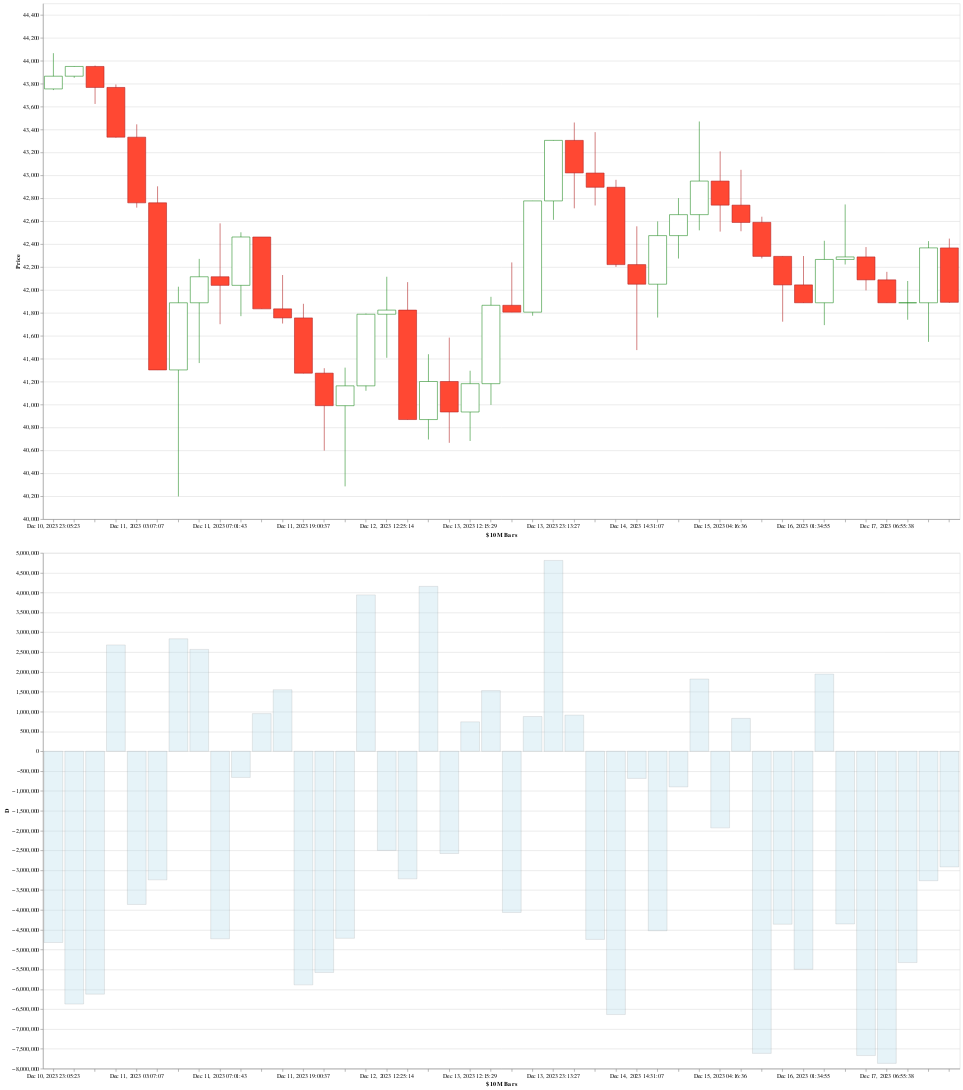

Notebook code cell kept with this figure:
### Code cell
def plot_deltas(df, y='D', width=800, height=400, **kwargs):
    return alt.Chart(df, width=width, height=height, **kwargs) \
              .mark_bar(fill='lightblue', stroke='grey', opacity=0.3, line=True) \
              .encode(
                  x=alt.X('yearmonthdatehoursminutesseconds(T):O', axis=alt.Axis(title='$10M Bars')),
                  y=y)

plot_dollar_candles(dfs['v'], width=1600, height=900) & \
plot_deltas(dfs['v'], width=1600, height=900)

### Figure 1 — Vega-Lite specification as saved in the notebook (floating-point values rounded to 4 significant figures)
{"config": {"view": {"continuousWidth": 300, "continuousHeight": 300}}, "vconcat": [{"layer": [{"mark": {"type": "rule"}, "encoding": {"color": {"condition": {"test": "datum.open <= datum.close", "value": "forestgreen"}, "value": "firebrick"}, "x": {"axis": {"title": "$10M Bars"}, "field": "T", "timeUnit": "yearmonthdatehoursminutesseconds", "type": "ordinal"}, "y": {"field": "low", "scale": {"zero": false}, "title": "Price", "type": "quantitative"}, "y2": {"field": "high"}}}, {"mark": {"type": "bar", "size": 31.27}, "encoding": {"color": {"condition": {"test": "datum.open <= datum.close", "value": "white"}, "value": "rgb(255, 72, 51)"}, "stroke": {"condition": {"test": "datum.open <= datum.close", "value": "forestgreen"}, "value": "firebrick"}, "x": {"axis": {"title": "$10M Bars"}, "field": "T", "timeUnit": "yearmonthdatehoursminutesseconds", "type": "ordinal"}, "y": {"field": "open", "type": "quantitative"}, "y2": {"field": "close"}}}], "height": 900, "width": 1600}, {"mark": {"type": "bar", "fill": "lightblue", "line": true, "opacity": 0.3, "stroke": "grey"}, "encoding": {"x": {"axis": {"title": "$10M Bars"}, "field": "T", "timeUnit": "yearmonthdatehoursminutesseconds", "type": "ordinal"}, "y": {"field": "D", "type": "quantitative"}}, "height": 900, "width": 1600}], "data": {"name": "data-1560cecbe6ee3b421d850548dd4aea34"}, "$schema": "https://vega.github.io/schema/vega-lite/v5.15.1.json", "datasets": {"data-1560cecbe6ee3b421d850548dd4aea34": [{"open": 43754, "high": 44066, "low": 43744, "close": 43865, "Q": 227.9, "V": 9999000.0, "V_buy": 2589000.0, "V_sell": 7410000.0, "T": "2023-12-10T23:05:23", "D": -4820000.0}, {"open": 43865, "high": 43951, "low": 43851, "close": 43950, "Q": 227.7, "V": 10000000.0, "V_buy": 1815000.0, "V_sell": 8186000.0, "T": "2023-12-10T23:08:11", "D": -6371000.0}, {"open": 43950, "high": 43958, "low": 43623, "close": 43767, "Q": 227.9, "V": 10000000.0, "V_buy": 1939000.0, "V_sell": 8061000.0, "T": "2023-12-11T01:29:06", "D": -6122000.0}, {"open": 43767, "high": 43793, "low": 43329, "close": 43333, "Q": 229.5, "V": 10000000.0, "V_buy": 6341000.0, "V_sell": 3660000.0, "T": "2023-12-11T02:08:34", "D": 2681000.0}, {"open": 43333, "high": 43445, "low": 42718, "close": 42760, "Q": 231.4, "V": 9999000.0, "V_buy": 3069000.0, "V_sell": 6930000.0, "T": "2023-12-11T03:07:07", "D": -3862000.0}, {"open": 42760, "high": 42904, "low": 41301, "close": 41302, "Q": 237.0, "V": 10000000.0, "V_buy": 3380000.0, "V_sell": 6620000.0, "T": "2023-12-11T03:12:56", "D": -3240000.0}, {"open": 41302, "high": 42028, "low": 40198, "close": 41888, "Q": 244.5, "V": 10000000.0, "V_buy": 6418000.0, "V_sell": 3582000.0, "T": "2023-12-11T03:13:55", "D": 2836000.0}, {"open": 41888, "high": 42271, "low": 41362, "close": 42115, "Q": 238.7, "V": 10000000.0, "V_buy": 6284000.0, "V_sell": 3716000.0, "T": "2023-12-11T04:14:01", "D": 2568000.0}, {"open": 42115, "high": 42581, "low": 41701, "close": 42040, "Q": 238.0, "V": 10000000.0, "V_buy": 2637000.0, "V_sell": 7363000.0, "T": "2023-12-11T07:01:43", "D": -4727000.0}, {"open": 42040, "high": 42503, "low": 41771, "close": 42462, "Q": 236.4, "V": 9999000.0, "V_buy": 4670000.0, "V_sell": 5329000.0, "T": "2023-12-11T12:22:23", "D": -659400.0}, {"open": 42462, "high": 42462, "low": 41835, "close": 41835, "Q": 237.9, "V": 10000000.0, "V_buy": 5475000.0, "V_sell": 4525000.0, "T": "2023-12-11T15:29:23", "D": 950600.0}, {"open": 41835, "high": 42130, "low": 41707, "close": 41756, "Q": 238.5, "V": 10000000.0, "V_buy": 5776000.0, "V_sell": 4225000.0, "T": "2023-12-11T17:00:01", "D": 1551000.0}, {"open": 41756, "high": 41879, "low": 41272, "close": 41274, "Q": 240.2, "V": 10000000.0, "V_buy": 2056000.0, "V_sell": 7944000.0, "T": "2023-12-11T19:00:37", "D": -5888000.0}, {"open": 41274, "high": 41317, "low": 40598, "close": 40990, "Q": 244.0, "V": 10000000.0, "V_buy": 2213000.0, "V_sell": 7788000.0, "T": "2023-12-11T20:11:48", "D": -5576000.0}, {"open": 40990, "high": 41322, "low": 40286, "close": 41163, "Q": 245.2, "V": 10000000.0, "V_buy": 2642000.0, "V_sell": 7357000.0, "T": "2023-12-11T22:28:29", "D": -4715000.0}, {"open": 41163, "high": 41794, "low": 41120, "close": 41788, "Q": 241.7, "V": 10000000.0, "V_buy": 6972000.0, "V_sell": 3029000.0, "T": "2023-12-12T01:55:36", "D": 3943000.0}, {"open": 41788, "high": 42115, "low": 41408, "close": 41824, "Q": 239.2, "V": 10000000.0, "V_buy": 3750000.0, "V_sell": 6250000.0, "T": "2023-12-12T12:25:14", "D": -2499000.0}, {"open": 41824, "high": 42068, "low": 40869, "close": 40869, "Q": 241.2, "V": 9999000.0, "V_buy": 3392000.0, "V_sell": 6607000.0, "T": "2023-12-12T18:34:58", "D": -3215000.0}, {"open": 40869, "high": 41439, "low": 40695, "close": 41201, "Q": 242.9, "V": 10000000.0, "V_buy": 7079000.0, "V_sell": 2921000.0, "T": "2023-12-12T22:48:12", "D": 4158000.0}, {"open": 41201, "high": 41584, "low": 40666, "close": 40935, "Q": 243.3, "V": 10000000.0, "V_buy": 3712000.0, "V_sell": 6288000.0, "T": "2023-12-13T03:34:21", "D": -2577000.0}, {"open": 40935, "high": 41295, "low": 40682, "close": 41182, "Q": 243.7, "V": 10000000.0, "V_buy": 5371000.0, "V_sell": 4629000.0, "T": "2023-12-13T12:15:29", "D": 742400.0}, {"open": 41182, "high": 41940, "low": 40997, "close": 41866, "Q": 240.1, "V": 10000000.0, "V_buy": 5765000.0, "V_sell": 4235000.0, "T": "2023-12-13T16:21:46", "D": 1530000.0}, {"open": 41866, "high": 42240, "low": 41806, "close": 41806, "Q": 238.7, "V": 10000000.0, "V_buy": 2969000.0, "V_sell": 7031000.0, "T": "2023-12-13T17:44:34", "D": -4063000.0}, {"open": 41806, "high": 42777, "low": 41775, "close": 42777, "Q": 236.7, "V": 10000000.0, "V_buy": 5438000.0, "V_sell": 4562000.0, "T": "2023-12-13T20:38:35", "D": 876400.0}, {"open": 42777, "high": 43305, "low": 42612, "close": 43305, "Q": 232.7, "V": 10000000.0, "V_buy": 7405000.0, "V_sell": 2595000.0, "T": "2023-12-13T23:13:27", "D": 4810000.0}, {"open": 43305, "high": 43461, "low": 42712, "close": 43021, "Q": 232.5, "V": 10000000.0, "V_buy": 5456000.0, "V_sell": 4544000.0, "T": "2023-12-14T07:35:18", "D": 912000.0}, {"open": 43020, "high": 43377, "low": 42737, "close": 42896, "Q": 232.3, "V": 9999000.0, "V_buy": 2629000.0, "V_sell": 7371000.0, "T": "2023-12-14T14:14:59", "D": -4742000.0}, {"open": 42896, "high": 42961, "low": 42201, "close": 42221, "Q": 234.0, "V": 10000000.0, "V_buy": 1682000.0, "V_sell": 8318000.0, "T": "2023-12-14T14:29:35", "D": -6636000.0}, {"open": 42221, "high": 42555, "low": 41475, "close": 42050, "Q": 238.2, "V": 10000000.0, "V_buy": 4658000.0, "V_sell": 5342000.0, "T": "2023-12-14T14:31:07", "D": -684100.0}, {"open": 42050, "high": 42598, "low": 41759, "close": 42474, "Q": 237.7, "V": 10000000.0, "V_buy": 2738000.0, "V_sell": 7262000.0, "T": "2023-12-14T14:48:17", "D": -4524000.0}, {"open": 42474, "high": 42801, "low": 42274, "close": 42657, "Q": 235.4, "V": 10000000.0, "V_buy": 4552000.0, "V_sell": 5448000.0, "T": "2023-12-14T17:13:00", "D": -896700.0}, {"open": 42657, "high": 43470, "low": 42520, "close": 42950, "Q": 232.1, "V": 10000000.0, "V_buy": 5910000.0, "V_sell": 4089000.0, "T": "2023-12-14T19:54:08", "D": 1821000.0}, {"open": 42950, "high": 43209, "low": 42509, "close": 42740, "Q": 233.0, "V": 10000000.0, "V_buy": 4035000.0, "V_sell": 5966000.0, "T": "2023-12-15T04:16:36", "D": -1930000.0}, {"open": 42740, "high": 43048, "low": 42512, "close": 42589, "Q": 234.0, "V": 9999000.0, "V_buy": 5415000.0, "V_sell": 4585000.0, "T": "2023-12-15T14:07:57", "D": 829900.0}, {"open": 42590, "high": 42639, "low": 42275, "close": 42293, "Q": 235.7, "V": 10000000.0, "V_buy": 1193000.0, "V_sell": 8808000.0, "T": "2023-12-15T15:23:15", "D": -7615000.0}, {"open": 42293, "high": 42294, "low": 41723, "close": 42044, "Q": 237.8, "V": 10000000.0, "V_buy": 2820000.0, "V_sell": 7180000.0, "T": "2023-12-15T18:38:54", "D": -4360000.0}, {"open": 42044, "high": 42296, "low": 41886, "close": 41888, "Q": 237.8, "V": 10000000.0, "V_buy": 2252000.0, "V_sell": 7748000.0, "T": "2023-12-16T01:34:55", "D": -5496000.0}, {"open": 41888, "high": 42429, "low": 41693, "close": 42266, "Q": 237.3, "V": 10000000.0, "V_buy": 5973000.0, "V_sell": 4027000.0, "T": "2023-12-16T10:24:29", "D": 1946000.0}, {"open": 42266, "high": 42746, "low": 42222, "close": 42288, "Q": 235.8, "V": 10000000.0, "V_buy": 2824000.0, "V_sell": 7176000.0, "T": "2023-12-16T23:06:16", "D": -4352000.0}, {"open": 42288, "high": 42374, "low": 41996, "close": 42088, "Q": 236.9, "V": 10000000.0, "V_buy": 1165000.0, "V_sell": 8835000.0, "T": "2023-12-17T02:48:38", "D": -7670000.0}, {"open": 42088, "high": 42158, "low": 41888, "close": 41888, "Q": 238.1, "V": 10000000.0, "V_buy": 1066000.0, "V_sell": 8934000.0, "T": "2023-12-17T06:55:38", "D": -7867000.0}, {"open": 41888, "high": 42078, "low": 41740, "close": 41888, "Q": 238.5, "V": 10000000.0, "V_buy": 2337000.0, "V_sell": 7663000.0, "T": "2023-12-17T15:21:20", "D": -5326000.0}, {"open": 41888, "high": 42426, "low": 41547, "close": 42367, "Q": 239.1, "V": 10000000.0, "V_buy": 3369000.0, "V_sell": 6631000.0, "T": "2023-12-17T18:13:13", "D": -3262000.0}, {"open": 42367, "high": 42448, "low": 41888, "close": 41892, "Q": 140.9, "V": 5924000.0, "V_buy": 1505000.0, "V_sell": 4419000.0, "T": "2023-12-17T23:10:15", "D": -2915000.0}]}}
